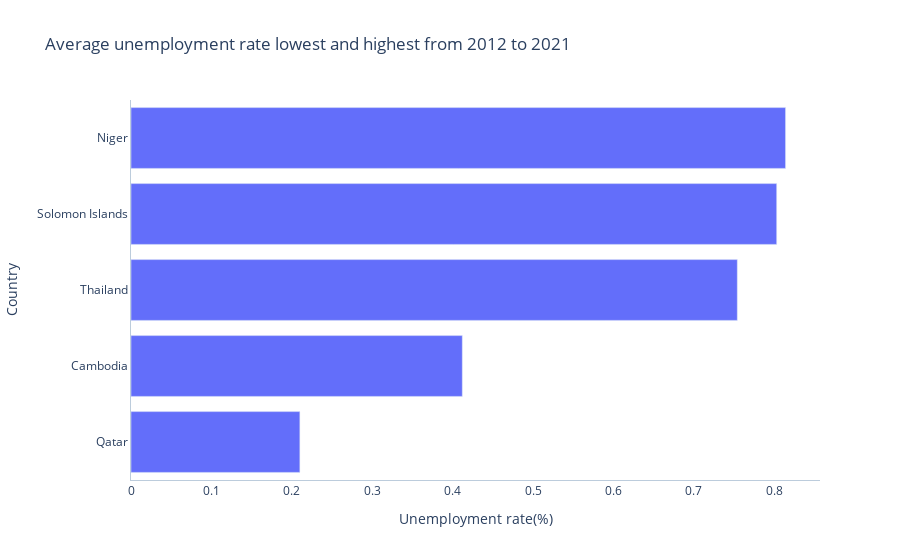

The notebook cell this image was saved under:
### Markdown cell above
Find past 10 years lowest unemployment rates

### Code cell
fig = go.Figure()
fig.add_trace(trace = generate_BarObject("avg_2012_2021"))
fig.update_layout(
            title_text = 'Average unemployment rate lowest and highest from 2012 to 2021',
            plot_bgcolor="#FFF",  # Sets background color to white
            showlegend = False,    
            xaxis=dict(
                title="Unemployment rate(%)",
                linecolor="#BCCCDC",  # Sets color of X-axis line
                showgrid = False,  # Removes X-axis grid lines
                showspikes=True, # Show spike line for X-axis
                # Format spike
                spikethickness=2,
                spikedash="dot",
                spikecolor="#999999",
                spikemode="across",
            ),
            yaxis=dict(
                title="Country",  
                linecolor="#BCCCDC",  # Sets color of Y-axis line
                showgrid=False,  # Removes Y-axis grid lines    
            ),
        )

### Figure 1 — Plotly figure (JSON) as saved in the notebook; plotly's stock layout.template omitted (floating-point values rounded to 4 significant figures)
{"data": [{"orientation": "h", "type": "bar", "x": [0.21, 0.412, 0.754, 0.803, 0.814], "y": ["Qatar", "Cambodia", "Thailand", "Solomon Islands", "Niger"]}], "layout": {"plot_bgcolor": "#FFF", "showlegend": false, "title": {"text": "Average unemployment rate lowest and highest from 2012 to 2021"}, "xaxis": {"linecolor": "#BCCCDC", "showgrid": false, "showspikes": true, "spikecolor": "#999999", "spikedash": "dot", "spikemode": "across", "spikethickness": 2, "title": {"text": "Unemployment rate(%)"}}, "yaxis": {"linecolor": "#BCCCDC", "showgrid": false, "title": {"text": "Country"}}}}
